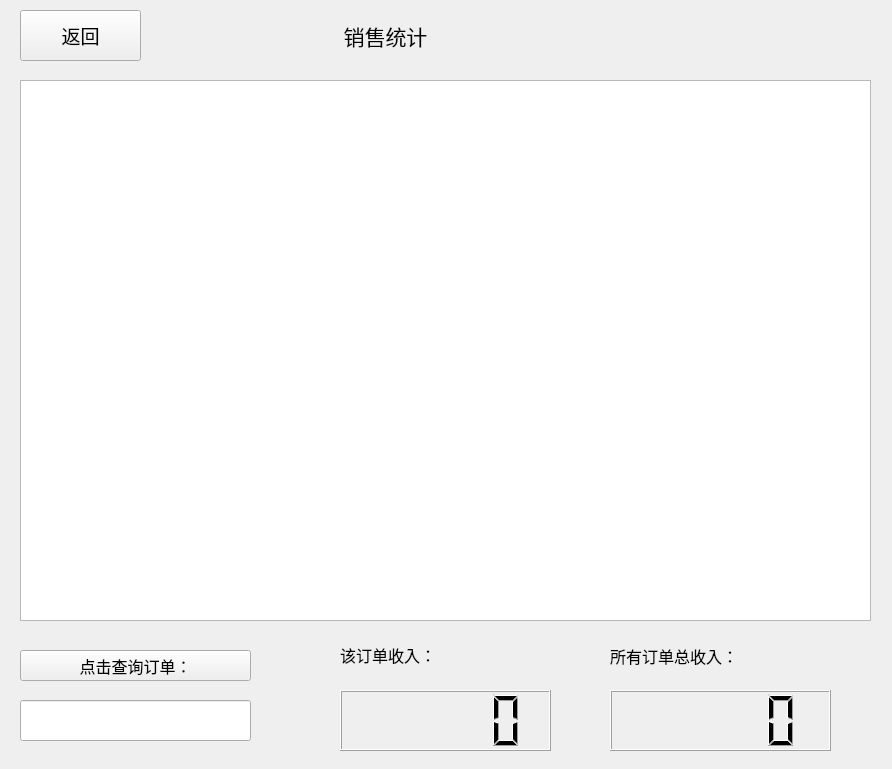
<?xml version="1.0" encoding="UTF-8"?>
<ui version="4.0">
 <class>Sales</class>
 <widget class="QWidget" name="Sales">
  <property name="geometry">
   <rect>
    <x>0</x>
    <y>0</y>
    <width>892</width>
    <height>769</height>
   </rect>
  </property>
  <property name="font">
   <font>
    <family>Agency FB</family>
    <pointsize>18</pointsize>
   </font>
  </property>
  <property name="windowTitle">
   <string>Form</string>
  </property>
  <widget class="QPushButton" name="pushButton">
   <property name="geometry">
    <rect>
     <x>20</x>
     <y>10</y>
     <width>121</width>
     <height>51</height>
    </rect>
   </property>
   <property name="font">
    <font>
     <pointsize>14</pointsize>
    </font>
   </property>
   <property name="text">
    <string>返回</string>
   </property>
  </widget>
  <widget class="QLabel" name="label">
   <property name="geometry">
    <rect>
     <x>250</x>
     <y>10</y>
     <width>271</width>
     <height>51</height>
    </rect>
   </property>
   <property name="font">
    <font>
     <family>黑体</family>
     <pointsize>16</pointsize>
    </font>
   </property>
   <property name="text">
    <string>销售统计</string>
   </property>
   <property name="alignment">
    <set>Qt::AlignCenter</set>
   </property>
  </widget>
  <widget class="QTableView" name="tableView">
   <property name="geometry">
    <rect>
     <x>20</x>
     <y>80</y>
     <width>851</width>
     <height>541</height>
    </rect>
   </property>
  </widget>
  <widget class="QLineEdit" name="lineEdit">
   <property name="geometry">
    <rect>
     <x>20</x>
     <y>700</y>
     <width>231</width>
     <height>41</height>
    </rect>
   </property>
   <property name="font">
    <font>
     <family>Arial</family>
     <pointsize>12</pointsize>
    </font>
   </property>
  </widget>
  <widget class="QPushButton" name="pushButton_3">
   <property name="geometry">
    <rect>
     <x>20</x>
     <y>650</y>
     <width>231</width>
     <height>31</height>
    </rect>
   </property>
   <property name="font">
    <font>
     <family>Arial</family>
     <pointsize>12</pointsize>
    </font>
   </property>
   <property name="text">
    <string>点击查询订单：</string>
   </property>
  </widget>
  <widget class="QLabel" name="label_2">
   <property name="geometry">
    <rect>
     <x>610</x>
     <y>640</y>
     <width>171</width>
     <height>31</height>
    </rect>
   </property>
   <property name="font">
    <font>
     <family>Arial</family>
     <pointsize>12</pointsize>
    </font>
   </property>
   <property name="text">
    <string>所有订单总收入：</string>
   </property>
  </widget>
  <widget class="QLCDNumber" name="lcdNumber">
   <property name="geometry">
    <rect>
     <x>610</x>
     <y>690</y>
     <width>221</width>
     <height>61</height>
    </rect>
   </property>
  </widget>
  <widget class="QLabel" name="label_3">
   <property name="geometry">
    <rect>
     <x>340</x>
     <y>639</y>
     <width>141</width>
     <height>31</height>
    </rect>
   </property>
   <property name="font">
    <font>
     <family>Arial</family>
     <pointsize>12</pointsize>
    </font>
   </property>
   <property name="text">
    <string>该订单收入：</string>
   </property>
  </widget>
  <widget class="QLCDNumber" name="lcdNumber_2">
   <property name="geometry">
    <rect>
     <x>340</x>
     <y>690</y>
     <width>211</width>
     <height>61</height>
    </rect>
   </property>
  </widget>
 </widget>
 <resources/>
 <connections/>
</ui>
